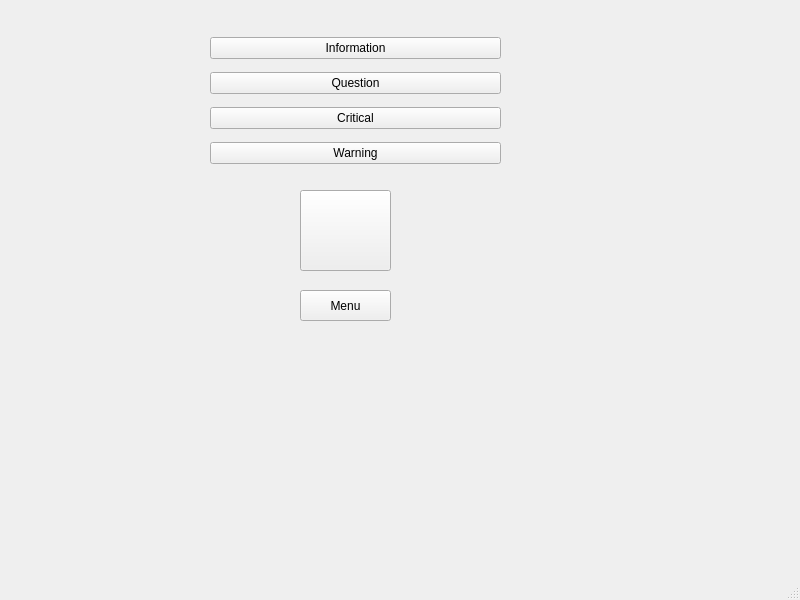
<?xml version="1.0" encoding="UTF-8"?>
<ui version="4.0">
 <class>MainWindow</class>
 <widget class="QMainWindow" name="MainWindow">
  <property name="geometry">
   <rect>
    <x>0</x>
    <y>0</y>
    <width>800</width>
    <height>600</height>
   </rect>
  </property>
  <property name="windowTitle">
   <string>MainWindow</string>
  </property>
  <widget class="QWidget" name="centralwidget">
   <widget class="QPushButton" name="pushButton_5">
    <property name="geometry">
     <rect>
      <x>300</x>
      <y>190</y>
      <width>91</width>
      <height>81</height>
     </rect>
    </property>
    <property name="text">
     <string/>
    </property>
    <property name="iconSize">
     <size>
      <width>60</width>
      <height>60</height>
     </size>
    </property>
    <property name="checkable">
     <bool>false</bool>
    </property>
   </widget>
   <widget class="QPushButton" name="pushButton_6">
    <property name="geometry">
     <rect>
      <x>300</x>
      <y>290</y>
      <width>91</width>
      <height>31</height>
     </rect>
    </property>
    <property name="acceptDrops">
     <bool>false</bool>
    </property>
    <property name="text">
     <string>Menu</string>
    </property>
   </widget>
   <widget class="QWidget" name="">
    <property name="geometry">
     <rect>
      <x>210</x>
      <y>30</y>
      <width>291</width>
      <height>141</height>
     </rect>
    </property>
    <layout class="QVBoxLayout" name="verticalLayout">
     <item>
      <widget class="QPushButton" name="pushButton">
       <property name="text">
        <string>Information</string>
       </property>
      </widget>
     </item>
     <item>
      <widget class="QPushButton" name="pushButton_2">
       <property name="text">
        <string>Question</string>
       </property>
      </widget>
     </item>
     <item>
      <widget class="QPushButton" name="pushButton_3">
       <property name="text">
        <string>Critical</string>
       </property>
      </widget>
     </item>
     <item>
      <widget class="QPushButton" name="pushButton_4">
       <property name="text">
        <string>Warning</string>
       </property>
      </widget>
     </item>
    </layout>
   </widget>
  </widget>
  <widget class="QMenuBar" name="menubar">
   <property name="geometry">
    <rect>
     <x>0</x>
     <y>0</y>
     <width>800</width>
     <height>21</height>
    </rect>
   </property>
  </widget>
  <widget class="QStatusBar" name="statusbar"/>
 </widget>
 <resources/>
 <connections/>
</ui>
